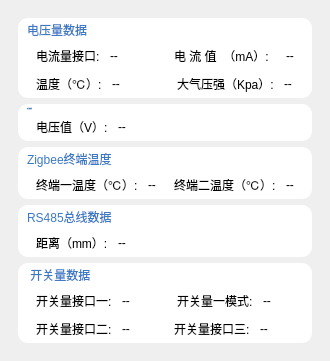
        <widget class="QStackedWidget" name="mainStackedWidget">
         <widget class="QWidget" name="online_data">
          <property name="styleSheet">
           <string notr="true">
QLineEdit {
   	font: normal normal 16px &quot;Microsoft YaHei&quot;;
	padding-top: 5px;
	padding-bottom: 5px;
}
QCompleter:item {
	font: normal normal 16px &quot;Microsoft YaHei&quot;;
	height: 20px;
}
QTextEdit {
   	font: normal normal 18px &quot;Microsoft YaHei&quot;;
}
QLabel {
	font: normal bold 13px &quot;Microsoft YaHei&quot;;
}
QComboBox{
    color: #232323;
    font: normal normal 18px &quot;Microsoft YaHei&quot;;
    padding: 0px 0px 0px 5px;
    border: 2px solid rgb(187, 212, 243);
    background-color: white;
    min-height: 35px;
} 
/* 下拉后的整个下拉窗体样式 */
QComboBox QAbstractItemView {
    background-color: rgb(85, 170, 255);
    color: rgb(255, 255, 255);
    font: normal normal 18px &quot;Microsoft YaHei&quot;;
} 
QComboBox QAbstractItemView::item{
    height:35px;
    color:#666666;
    background-color:#FFFFFF;
}
QComboBox QAbstractItemView::item:selected{
    background-color:rgba(33, 136, 241, 255);
    color:#ffffff;
}
/* 下拉箭头区域样式 */
QComboBox::drop-down{
    border: none;
    padding-right: 5px;
}
/* 下拉箭头样式 */
QComboBox::down-arrow {
    image: url(:/image/down.png);
    height:15px;
    width: 15px;
}</string>
          </property>
          <layout class="QVBoxLayout" name="verticalLayout_4">
           <item>
            <widget class="QWidget" name="widget" native="true">
             <property name="maximumSize">
              <size>
               <width>16777215</width>
               <height>16777215</height>
              </size>
             </property>
             <property name="styleSheet">
              <string notr="true"/>
             </property>
             <layout class="QVBoxLayout" name="verticalLayout_32">
              <item>
               <widget class="QWidget" name="widget_11" native="true">
                <property name="maximumSize">
                 <size>
                  <width>16777189</width>
                  <height>111</height>
                 </size>
                </property>
                <property name="styleSheet">
                 <string notr="true">QWidget{
background-color: rgb(255, 255, 255);
border-radius: 10px;
height: 100px;
}</string>
                </property>
                <layout class="QVBoxLayout" name="verticalLayout_24">
                 <property name="topMargin">
                  <number>3</number>
                 </property>
                 <property name="bottomMargin">
                  <number>3</number>
                 </property>
                 <item>
                  <widget class="QLabel" name="label_7">
                   <property name="styleSheet">
                    <string notr="true">QLabel{
     font: normal bold 18px &quot;Microsoft YaHei&quot;;
    color:#3b79c5;
}</string>
                   </property>
                   <property name="text">
                    <string>电压量数据</string>
                   </property>
                  </widget>
                 </item>
                 <item>
                  <widget class="QWidget" name="widget_48" native="true">
                   <layout class="QHBoxLayout" name="horizontalLayout_37">
                    <property name="leftMargin">
                     <number>0</number>
                    </property>
                    <property name="topMargin">
                     <number>0</number>
                    </property>
                    <property name="rightMargin">
                     <number>0</number>
                    </property>
                    <property name="bottomMargin">
                     <number>0</number>
                    </property>
                    <item>
                     <widget class="QWidget" name="widget_13" native="true">
                      <layout class="QHBoxLayout" name="horizontalLayout_6">
                       <property name="spacing">
                        <number>10</number>
                       </property>
                       <property name="topMargin">
                        <number>2</number>
                       </property>
                       <property name="bottomMargin">
                        <number>2</number>
                       </property>
                       <item>
                        <widget class="QLabel" name="label_2">
                         <property name="text">
                          <string>电流量接口:</string>
                         </property>
                        </widget>
                       </item>
                       <item>
                        <widget class="QLabel" name="current_in_state">
                         <property name="sizePolicy">
                          <sizepolicy hsizetype="Expanding" vsizetype="Preferred">
                           <horstretch>0</horstretch>
                           <verstretch>0</verstretch>
                          </sizepolicy>
                         </property>
                         <property name="text">
                          <string>--</string>
                         </property>
                        </widget>
                       </item>
                      </layout>
                     </widget>
                    </item>
                    <item>
                     <widget class="QWidget" name="widget_12" native="true">
                      <layout class="QHBoxLayout" name="horizontalLayout_5">
                       <property name="spacing">
                        <number>10</number>
                       </property>
                       <property name="topMargin">
                        <number>2</number>
                       </property>
                       <property name="bottomMargin">
                        <number>2</number>
                       </property>
                       <item>
                        <widget class="QLabel" name="label">
                         <property name="text">
                          <string>电 流 值  （mA）:  </string>
                         </property>
                        </widget>
                       </item>
                       <item>
                        <widget class="QLabel" name="current">
                         <property name="sizePolicy">
                          <sizepolicy hsizetype="Expanding" vsizetype="Preferred">
                           <horstretch>0</horstretch>
                           <verstretch>0</verstretch>
                          </sizepolicy>
                         </property>
                         <property name="text">
                          <string>--</string>
                         </property>
                        </widget>
                       </item>
                      </layout>
                     </widget>
                    </item>
                   </layout>
                  </widget>
                 </item>
                 <item>
                  <widget class="QWidget" name="widget_49" native="true">
                   <layout class="QHBoxLayout" name="horizontalLayout_38">
                    <property name="leftMargin">
                     <number>0</number>
                    </property>
                    <property name="topMargin">
                     <number>0</number>
                    </property>
                    <property name="rightMargin">
                     <number>0</number>
                    </property>
                    <property name="bottomMargin">
                     <number>0</number>
                    </property>
                    <item>
                     <widget class="QWidget" name="widget_15" native="true">
                      <layout class="QHBoxLayout" name="horizontalLayout_8">
                       <property name="spacing">
                        <number>10</number>
                       </property>
                       <property name="topMargin">
                        <number>2</number>
                       </property>
                       <property name="bottomMargin">
                        <number>2</number>
                       </property>
                       <item>
                        <widget class="QLabel" name="label_4">
                         <property name="text">
                          <string>温度（℃）:</string>
                         </property>
                        </widget>
                       </item>
                       <item>
                        <widget class="QLabel" name="temperature">
                         <property name="sizePolicy">
                          <sizepolicy hsizetype="Expanding" vsizetype="Preferred">
                           <horstretch>0</horstretch>
                           <verstretch>0</verstretch>
                          </sizepolicy>
                         </property>
                         <property name="text">
                          <string>--</string>
                         </property>
                        </widget>
                       </item>
                      </layout>
                     </widget>
                    </item>
                    <item>
                     <widget class="QWidget" name="widget_14" native="true">
                      <layout class="QHBoxLayout" name="horizontalLayout_7">
                       <property name="spacing">
                        <number>10</number>
                       </property>
                       <property name="topMargin">
                        <number>2</number>
                       </property>
                       <property name="bottomMargin">
                        <number>2</number>
                       </property>
                       <item>
                        <widget class="QLabel" name="label_3">
                         <property name="text">
                          <string>大气压强（Kpa）:</string>
                         </property>
                        </widget>
                       </item>
                       <item>
                        <widget class="QLabel" name="pressure">
                         <property name="sizePolicy">
                          <sizepolicy hsizetype="Expanding" vsizetype="Preferred">
                           <horstretch>0</horstretch>
                           <verstretch>0</verstretch>
                          </sizepolicy>
                         </property>
                         <property name="text">
                          <string>--</string>
                         </property>
                        </widget>
                       </item>
                      </layout>
                     </widget>
                    </item>
                   </layout>
                  </widget>
                 </item>
                </layout>
               </widget>
              </item>
              <item>
               <widget class="QWidget" name="widget_23" native="true">
                <property name="maximumSize">
                 <size>
                  <width>16777215</width>
                  <height>75</height>
                 </size>
                </property>
                <property name="styleSheet">
                 <string notr="true">QWidget{
background-color: rgb(255, 255, 255);
border-radius:10px;
}</string>
                </property>
                <layout class="QVBoxLayout" name="verticalLayout_30">
                 <property name="topMargin">
                  <number>3</number>
                 </property>
                 <property name="bottomMargin">
                  <number>3</number>
                 </property>
                 <item>
                  <widget class="QLabel" name="label_30">
                   <property name="enabled">
                    <bool>true</bool>
                   </property>
                   <property name="maximumSize">
                    <size>
                     <width>16777215</width>
                     <height>27</height>
                    </size>
                   </property>
                   <property name="font">
                    <font>
                     <family>Microsoft YaHei</family>
                     <pointsize>-1</pointsize>
                     <weight>75</weight>
                     <italic>false</italic>
                     <bold>true</bold>
                    </font>
                   </property>
                   <property name="styleSheet">
                    <string notr="true">QLabel{
     font: normal bold 20px &quot;Microsoft YaHei&quot;;
    color:#3b79c5;
}</string>
                   </property>
                   <property name="text">
                    <string>电压量数据</string>
                   </property>
                  </widget>
                 </item>
                 <item>
                  <widget class="QWidget" name="widget_63" native="true">
                   <property name="maximumSize">
                    <size>
                     <width>16777215</width>
                     <height>24</height>
                    </size>
                   </property>
                   <layout class="QHBoxLayout" name="horizontalLayout_49">
                    <property name="spacing">
                     <number>10</number>
                    </property>
                    <property name="leftMargin">
                     <number>9</number>
                    </property>
                    <property name="topMargin">
                     <number>2</number>
                    </property>
                    <property name="bottomMargin">
                     <number>2</number>
                    </property>
                    <item>
                     <widget class="QLabel" name="label_6">
                      <property name="text">
                       <string>电压值（V）:</string>
                      </property>
                     </widget>
                    </item>
                    <item>
                     <widget class="QLabel" name="voltage">
                      <property name="sizePolicy">
                       <sizepolicy hsizetype="Expanding" vsizetype="Preferred">
                        <horstretch>0</horstretch>
                        <verstretch>0</verstretch>
                       </sizepolicy>
                      </property>
                      <property name="text">
                       <string>--</string>
                      </property>
                     </widget>
                    </item>
                   </layout>
                  </widget>
                 </item>
                </layout>
               </widget>
              </item>
              <item>
               <widget class="QWidget" name="widget_17" native="true">
                <property name="maximumSize">
                 <size>
                  <width>16777215</width>
                  <height>75</height>
                 </size>
                </property>
                <property name="styleSheet">
                 <string notr="true">QWidget{
background-color: rgb(255, 255, 255);
border-radius:10px;
}</string>
                </property>
                <layout class="QVBoxLayout" name="verticalLayout_26">
                 <property name="topMargin">
                  <number>3</number>
                 </property>
                 <property name="bottomMargin">
                  <number>3</number>
                 </property>
                 <item>
                  <widget class="QLabel" name="label_27">
                   <property name="maximumSize">
                    <size>
                     <width>16777215</width>
                     <height>27</height>
                    </size>
                   </property>
                   <property name="styleSheet">
                    <string notr="true">QLabel{
     font: normal bold 18px &quot;Microsoft YaHei&quot;;
    color:#3b79c5;
}</string>
                   </property>
                   <property name="text">
                    <string>Zigbee终端温度</string>
                   </property>
                  </widget>
                 </item>
                 <item>
                  <widget class="QWidget" name="widget_57" native="true">
                   <layout class="QHBoxLayout" name="horizontalLayout_40">
                    <property name="spacing">
                     <number>0</number>
                    </property>
                    <property name="leftMargin">
                     <number>0</number>
                    </property>
                    <property name="topMargin">
                     <number>0</number>
                    </property>
                    <property name="rightMargin">
                     <number>0</number>
                    </property>
                    <property name="bottomMargin">
                     <number>0</number>
                    </property>
                    <item>
                     <widget class="QWidget" name="widget_58" native="true">
                      <property name="maximumSize">
                       <size>
                        <width>16777215</width>
                        <height>24</height>
                       </size>
                      </property>
                      <layout class="QHBoxLayout" name="horizontalLayout_41">
                       <property name="spacing">
                        <number>10</number>
                       </property>
                       <property name="topMargin">
                        <number>2</number>
                       </property>
                       <property name="bottomMargin">
                        <number>2</number>
                       </property>
                       <item>
                        <widget class="QLabel" name="label_23">
                         <property name="text">
                          <string>终端一温度（℃）:</string>
                         </property>
                        </widget>
                       </item>
                       <item>
                        <widget class="QLabel" name="temperature_1">
                         <property name="sizePolicy">
                          <sizepolicy hsizetype="Expanding" vsizetype="Preferred">
                           <horstretch>0</horstretch>
                           <verstretch>0</verstretch>
                          </sizepolicy>
                         </property>
                         <property name="text">
                          <string>--</string>
                         </property>
                        </widget>
                       </item>
                      </layout>
                     </widget>
                    </item>
                    <item>
                     <widget class="QWidget" name="widget_61" native="true">
                      <property name="maximumSize">
                       <size>
                        <width>16777215</width>
                        <height>24</height>
                       </size>
                      </property>
                      <layout class="QHBoxLayout" name="horizontalLayout_46">
                       <property name="spacing">
                        <number>10</number>
                       </property>
                       <property name="topMargin">
                        <number>2</number>
                       </property>
                       <property name="bottomMargin">
                        <number>2</number>
                       </property>
                       <item>
                        <widget class="QLabel" name="label_24">
                         <property name="text">
                          <string>终端二温度（℃）:</string>
                         </property>
                        </widget>
                       </item>
                       <item>
                        <widget class="QLabel" name="temperature_2">
                         <property name="sizePolicy">
                          <sizepolicy hsizetype="Expanding" vsizetype="Preferred">
                           <horstretch>0</horstretch>
                           <verstretch>0</verstretch>
                          </sizepolicy>
                         </property>
                         <property name="text">
                          <string>--</string>
                         </property>
                        </widget>
                       </item>
                      </layout>
                     </widget>
                    </item>
                   </layout>
                  </widget>
                 </item>
                </layout>
               </widget>
              </item>
              <item>
               <widget class="QWidget" name="widget_16" native="true">
                <property name="maximumSize">
                 <size>
                  <width>16777215</width>
                  <height>75</height>
                 </size>
                </property>
                <property name="styleSheet">
                 <string notr="true">QWidget{
background-color: rgb(255, 255, 255);
border-radius:10px;
}</string>
                </property>
                <layout class="QVBoxLayout" name="verticalLayout_7">
                 <property name="topMargin">
                  <number>3</number>
                 </property>
                 <property name="bottomMargin">
                  <number>3</number>
                 </property>
                 <item>
                  <widget class="QLabel" name="label_26">
                   <property name="maximumSize">
                    <size>
                     <width>16777215</width>
                     <height>27</height>
                    </size>
                   </property>
                   <property name="styleSheet">
                    <string notr="true">QLabel{
     font: normal bold 18px &quot;Microsoft YaHei&quot;;
    color:#3b79c5;
}</string>
                   </property>
                   <property name="text">
                    <string>RS485总线数据</string>
                   </property>
                  </widget>
                 </item>
                 <item>
                  <widget class="QWidget" name="widget_60" native="true">
                   <property name="maximumSize">
                    <size>
                     <width>16777215</width>
                     <height>24</height>
                    </size>
                   </property>
                   <layout class="QHBoxLayout" name="horizontalLayout_45">
                    <property name="spacing">
                     <number>10</number>
                    </property>
                    <property name="leftMargin">
                     <number>9</number>
                    </property>
                    <property name="topMargin">
                     <number>2</number>
                    </property>
                    <property name="bottomMargin">
                     <number>2</number>
                    </property>
                    <item>
                     <widget class="QLabel" name="label_5">
                      <property name="text">
                       <string>距离（mm）:</string>
                      </property>
                     </widget>
                    </item>
                    <item>
                     <widget class="QLabel" name="distance">
                      <property name="sizePolicy">
                       <sizepolicy hsizetype="Expanding" vsizetype="Preferred">
                        <horstretch>0</horstretch>
                        <verstretch>0</verstretch>
                       </sizepolicy>
                      </property>
                      <property name="text">
                       <string>--</string>
                      </property>
                     </widget>
                    </item>
                   </layout>
                  </widget>
                 </item>
                </layout>
               </widget>
              </item>
              <item>
               <widget class="QWidget" name="widget_20" native="true">
                <property name="maximumSize">
                 <size>
                  <width>16777215</width>
                  <height>111</height>
                 </size>
                </property>
                <property name="styleSheet">
                 <string notr="true">QWidget{
background-color: rgb(255, 255, 255);
border-radius:10px;
}</string>
                </property>
                <layout class="QVBoxLayout" name="verticalLayout_6">
                 <property name="topMargin">
                  <number>3</number>
                 </property>
                 <property name="bottomMargin">
                  <number>3</number>
                 </property>
                 <item>
                  <widget class="QLabel" name="label_25">
                   <property name="maximumSize">
                    <size>
                     <width>16777215</width>
                     <height>27</height>
                    </size>
                   </property>
                   <property name="styleSheet">
                    <string notr="true">QLabel{
     font: normal bold 18px &quot;Microsoft YaHei&quot;;
    color:#3b79c5;
}</string>
                   </property>
                   <property name="text">
                    <string> 开关量数据</string>
                   </property>
                  </widget>
                 </item>
                 <item>
                  <widget class="QWidget" name="widget_56" native="true">
                   <property name="maximumSize">
                    <size>
                     <width>16777215</width>
                     <height>24</height>
                    </size>
                   </property>
                   <layout class="QHBoxLayout" name="horizontalLayout_47">
                    <property name="leftMargin">
                     <number>0</number>
                    </property>
                    <property name="topMargin">
                     <number>0</number>
                    </property>
                    <property name="rightMargin">
                     <number>0</number>
                    </property>
                    <property name="bottomMargin">
                     <number>0</number>
                    </property>
                    <item>
                     <widget class="QWidget" name="widget_18" native="true">
                      <property name="maximumSize">
                       <size>
                        <width>16777215</width>
                        <height>34</height>
                       </size>
                      </property>
                      <layout class="QHBoxLayout" name="horizontalLayout_9">
                       <property name="spacing">
                        <number>10</number>
                       </property>
                       <property name="topMargin">
                        <number>2</number>
                       </property>
                       <property name="bottomMargin">
                        <number>2</number>
                       </property>
                       <item>
                        <widget class="QLabel" name="label_28">
                         <property name="text">
                          <string>开关量接口一:</string>
                         </property>
                        </widget>
                       </item>
                       <item>
                        <widget class="QLabel" name="gpio1">
                         <property name="sizePolicy">
                          <sizepolicy hsizetype="Expanding" vsizetype="Preferred">
                           <horstretch>0</horstretch>
                           <verstretch>0</verstretch>
                          </sizepolicy>
                         </property>
                         <property name="text">
                          <string>--</string>
                         </property>
                        </widget>
                       </item>
                      </layout>
                     </widget>
                    </item>
                    <item>
                     <widget class="QWidget" name="widget_19" native="true">
                      <property name="maximumSize">
                       <size>
                        <width>16777215</width>
                        <height>24</height>
                       </size>
                      </property>
                      <layout class="QHBoxLayout" name="horizontalLayout_10">
                       <property name="spacing">
                        <number>10</number>
                       </property>
                       <property name="topMargin">
                        <number>2</number>
                       </property>
                       <property name="bottomMargin">
                        <number>2</number>
                       </property>
                       <item>
                        <widget class="QLabel" name="label_29">
                         <property name="text">
                          <string>开关量一模式:</string>
                         </property>
                        </widget>
                       </item>
                       <item>
                        <widget class="QLabel" name="gpio1_state">
                         <property name="sizePolicy">
                          <sizepolicy hsizetype="Expanding" vsizetype="Preferred">
                           <horstretch>0</horstretch>
                           <verstretch>0</verstretch>
                          </sizepolicy>
                         </property>
                         <property name="text">
                          <string>--</string>
                         </property>
                        </widget>
                       </item>
                      </layout>
                     </widget>
                    </item>
                   </layout>
                  </widget>
                 </item>
                 <item>
                  <widget class="QWidget" name="widget_24" native="true">
                   <property name="maximumSize">
                    <size>
                     <width>16777215</width>
                     <height>24</height>
                    </size>
                   </property>
                   <layout class="QHBoxLayout" name="horizontalLayout_16">
                    <property name="spacing">
                     <number>0</number>
                    </property>
                    <property name="leftMargin">
                     <number>0</number>
                    </property>
                    <property name="topMargin">
                     <number>0</number>
                    </property>
                    <property name="rightMargin">
                     <number>0</number>
                    </property>
                    <property name="bottomMargin">
                     <number>0</number>
                    </property>
                    <item>
                     <widget class="QWidget" name="widget_21" native="true">
                      <property name="maximumSize">
                       <size>
                        <width>16777215</width>
                        <height>34</height>
                       </size>
                      </property>
                      <layout class="QHBoxLayout" name="horizontalLayout_13">
                       <property name="spacing">
                        <number>10</number>
                       </property>
                       <property name="topMargin">
                        <number>2</number>
                       </property>
                       <property name="bottomMargin">
                        <number>2</number>
                       </property>
                       <item>
                        <widget class="QLabel" name="label_8">
                         <property name="text">
                          <string>开关量接口二:</string>
                         </property>
                        </widget>
                       </item>
                       <item>
                        <widget class="QLabel" name="gpio2">
                         <property name="sizePolicy">
                          <sizepolicy hsizetype="Expanding" vsizetype="Preferred">
                           <horstretch>0</horstretch>
                           <verstretch>0</verstretch>
                          </sizepolicy>
                         </property>
                         <property name="text">
                          <string>--</string>
                         </property>
                        </widget>
                       </item>
                      </layout>
                     </widget>
                    </item>
                    <item>
                     <widget class="QWidget" name="widget_22" native="true">
                      <property name="maximumSize">
                       <size>
                        <width>16777215</width>
                        <height>34</height>
                       </size>
                      </property>
                      <layout class="QHBoxLayout" name="horizontalLayout_14">
                       <property name="spacing">
                        <number>10</number>
                       </property>
                       <property name="topMargin">
                        <number>2</number>
                       </property>
                       <property name="bottomMargin">
                        <number>2</number>
                       </property>
                       <item>
                        <widget class="QLabel" name="label_9">
                         <property name="text">
                          <string>开关量接口三:</string>
                         </property>
                        </widget>
                       </item>
                       <item>
                        <widget class="QLabel" name="gpio3">
                         <property name="sizePolicy">
                          <sizepolicy hsizetype="Expanding" vsizetype="Preferred">
                           <horstretch>0</horstretch>
                           <verstretch>0</verstretch>
                          </sizepolicy>
                         </property>
                         <property name="text">
                          <string>--</string>
                         </property>
                        </widget>
                       </item>
                      </layout>
                     </widget>
                    </item>
                   </layout>
                  </widget>
                 </item>
                </layout>
               </widget>
              </item>
             </layout>
            </widget>
           </item>
          </layout>
         </widget>
         <widget class="QWidget" name="network">
          <property name="styleSheet">
           <string notr="true">QLabel {
	font: normal normal 20px &quot;Microsoft YaHei&quot;;
}</string>
          </property>
          <layout class="QVBoxLayout" name="verticalLayout_27"/>
         </widget>
        </widget>
